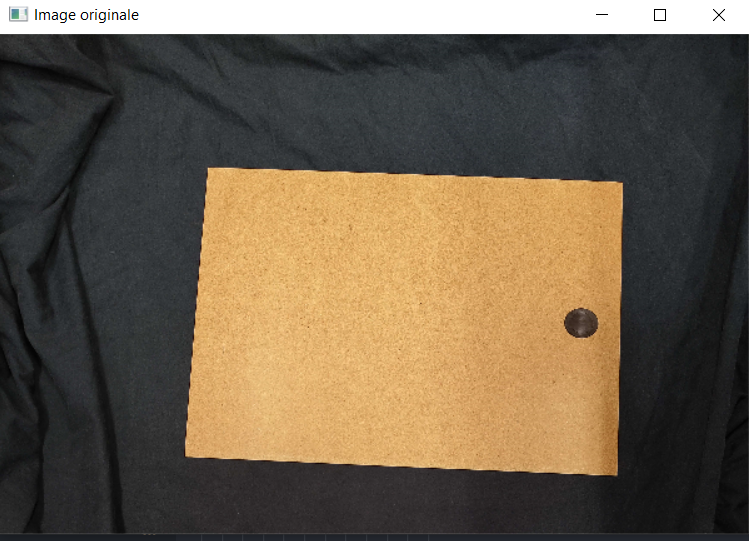
#> input picture screen/couleur.png, 749 x 541 px
$ python -i plate_size.py   (imports and definitions only)
#> lines starting #> are read from the running program, lines starting #| are printed output that depends on the picture; after the words box and inside, x2 and y2 are one past the last pixel; in counts of white or black regions, pixels touching at a corner belong together
import cv2
import numpy as np
import json
import os

def measure_contour_dimensions(image_path):
    """
    Mesure les dimensions totales des contours dans une image et enregistre le résultat dans un fichier JSON.

    Paramètres :
        image_path (str) : Le chemin de l'image à traiter.

    Renvoie :
        dict : Un dictionnaire contenant les dimensions totales (longueur et largeur) des contours.
    """
#> called with image_path = 'screen/couleur.png'
    image = cv2.imread(image_path)
#> image is the input picture: shape (541, 749, 3); mean B, G, R 75.9, 95, 109.2
    gray_image = cv2.cvtColor(image, cv2.COLOR_BGR2GRAY)
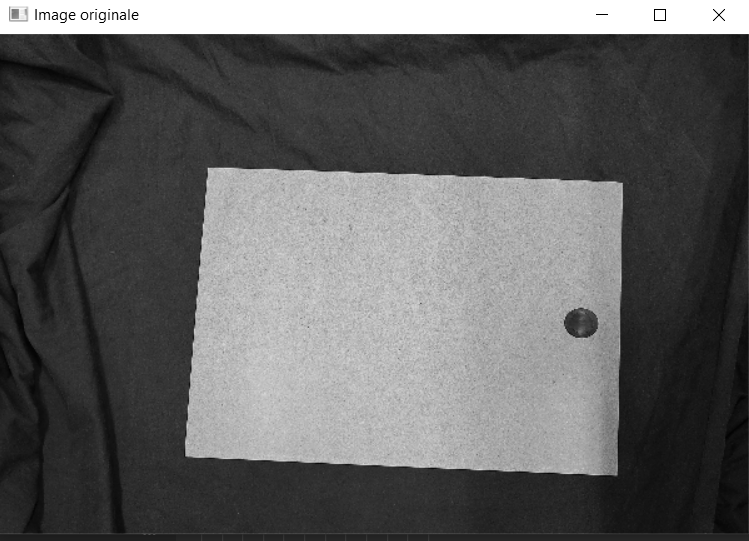
#> gray_image: shape (541, 749); min 0, max 255, mean 97.1
    kernel = np.ones((3, 3), np.uint8)
    closing = cv2.morphologyEx(gray_image, cv2.MORPH_CLOSE, kernel)
    dilated = cv2.dilate(closing, kernel, iterations=2)
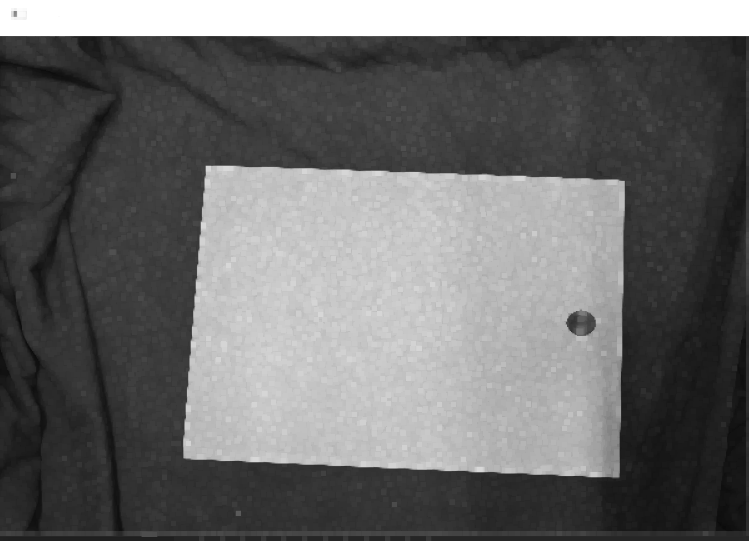
#> dilated: shape (541, 749); min 10, max 255, mean 107.3
    contour_image = cv2.absdiff(dilated, closing)
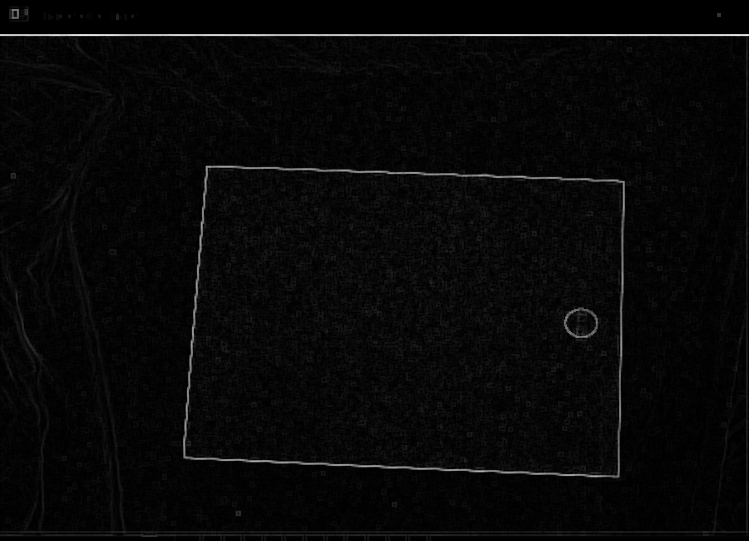
#> contour_image: shape (541, 749); min 0, max 233, mean 7.6
    _, thresh = cv2.threshold(contour_image, 30, 255, cv2.THRESH_BINARY)
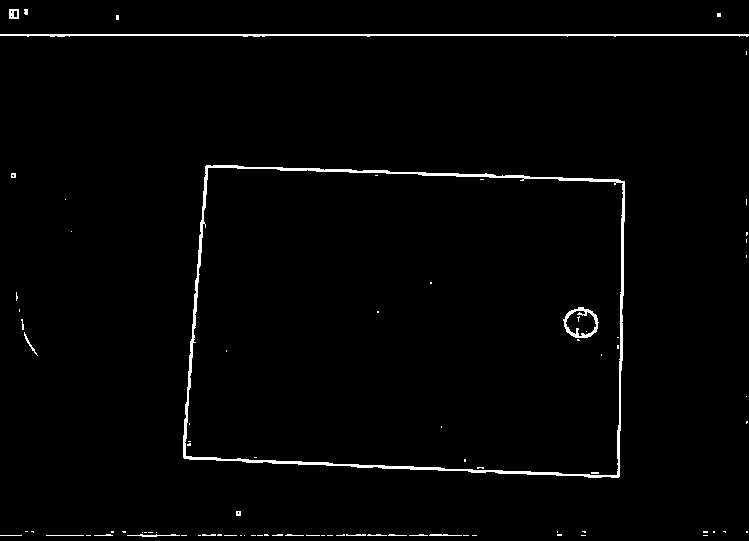
#> thresh: shape (541, 749); 1.7% white; 86 white regions (67 under 20 px)
    contours, _ = cv2.findContours(thresh, cv2.RETR_EXTERNAL, cv2.CHAIN_APPROX_SIMPLE)
#> contours = 66 contours, 61 with area under 20; largest, box (x1, y1, x2, y2) and area: (183, 165, 625, 478) 126882, (0, 34, 749, 37) 788, (9, 9, 19, 19) 81, (24, 332, 38, 356) 26, (127, 534, 180, 537) 24

    total_length = 0
    total_width = 0

    for contour in contours:
        x, y, w, h = cv2.boundingRect(contour)
        total_length += w
        total_width += h
#> this loop made 66 passes
#> (contour, x, y, w, h, total_length, total_width) on passes 1, 2, 3, 4, 5, 6, 7, 8, 9, 11, 12, 13: ([[703, 535], [707, 535]], 703, 535, 5, 1, 5, 1), ([[581, 535], [585, 535]], 581, 535, 5, 1, 10, 2), ([[472, 535], [476, 535]], 472, 535, 5, 1, 15, 3), ([[463, 535], [468, 535]], 463, 535, 6, 1, 21, 4), ([[327, 535], [332, 535]], 327, 535, 6, 1, 27, 5), ([[321, 535], [324, 535]], 321, 535, 4, 1, 31, 6), ([[306, 535], [319, 535]], 306, 535, 14, 1, 45, 7), ([[257, 535], [262, 535]], 257, 535, 6, 1, 51, 8), ([[251, 535], [255, 535]], 251, 535, 5, 1, 56, 9), ([[240, 535], [241, 535]], 240, 535, 2, 1, 59, 11), ([[224, 535], [236, 535]], 224, 535, 13, 1, 72, 12), ([[198, 535], [200, 535]], 198, 535, 3, 1, 75, 13)
#> (x, y, w, h, total_length, total_width) on passes 10, 19, 20, 21, 22, 23: (244, 535, 1, 1, 57, 10), (429, 534, 33, 2, 184, 21), (409, 534, 19, 2, 203, 23), (388, 534, 19, 2, 222, 25), (367, 534, 20, 2, 242, 27), (346, 534, 20, 2, 262, 29)
#> after the loop, total_length = 1690; total_width = 494

    dimensions_data = {
        "longueur_totale": total_length,
        "largeur_totale": total_width
    }
#> dimensions_data = {'longueur_totale': 1690, 'largeur_totale': 494}

    filename = os.path.basename(image_path)

    if os.path.exists("data.json") and os.stat("data.json").st_size != 0:
        with open("data.json", "r") as json_file:
#> (reads data.json from the repository)
            json_data = json.load(json_file)
    else:
        json_data = {}

    # Mettez à jour le dictionnaire avec les nouvelles données sans écraser les anciennes
    json_data[filename] = {**json_data.get(filename, {}), **dimensions_data}

    with open("data.json", "w") as json_file:
        json.dump(json_data, json_file)

    return dimensions_data

"""
# Exemple d'utilisation
image_path = "./fichierImage/1.png"
result = measure_contour_dimensions(image_path)
print("Dimensions mesurées :", result)
"""

>>> result = measure_contour_dimensions('screen/couleur.png')
#> result = {'longueur_totale': 1690, 'largeur_totale': 494}
